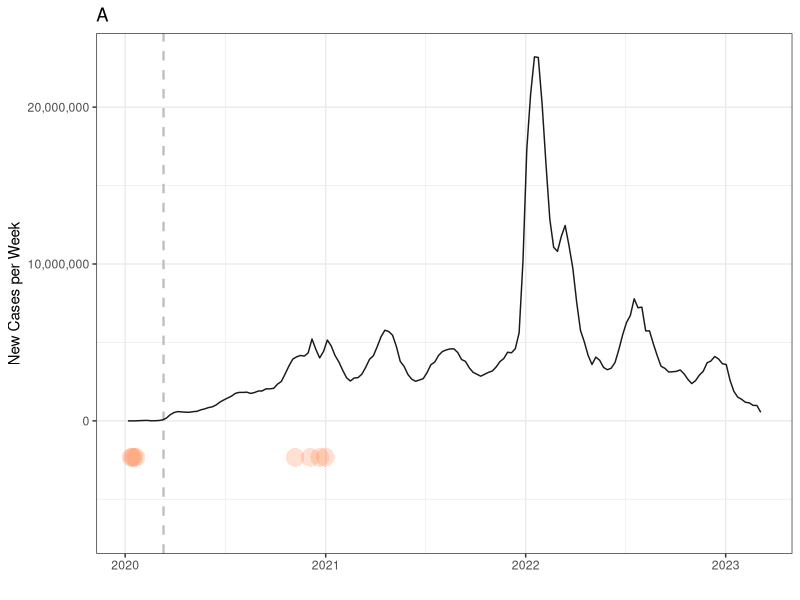
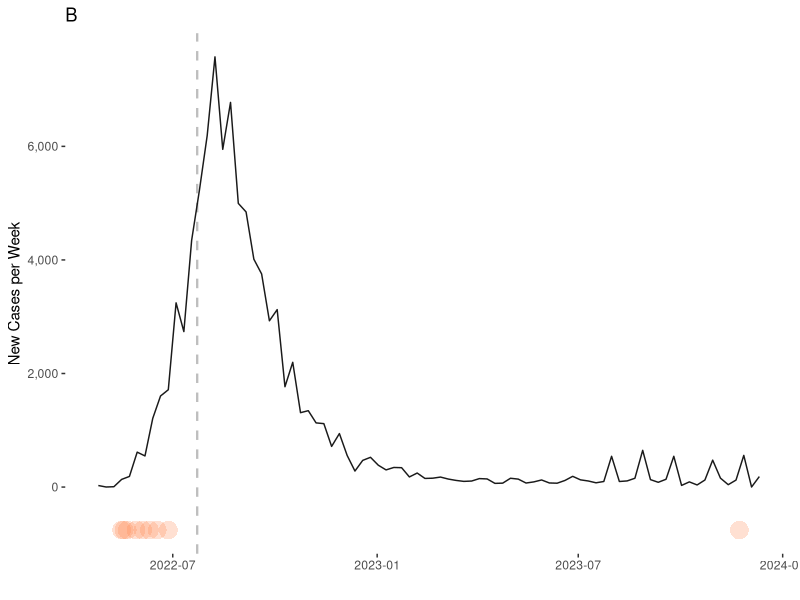
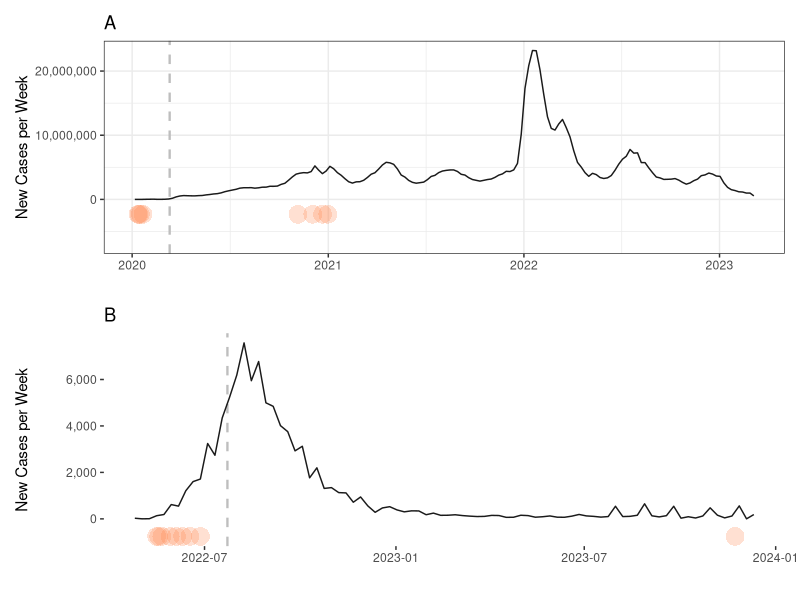

R code for these plots, in order:
library(readr)
library(ggplot2)
library(dplyr)
library(tidyverse)
library(lubridate)
library(patchwork)

##Load data
co.raw <- read.csv("mergeddonscovid.csv")
dompox.raw <- read.csv("dompox_curve.csv")

##Mutate to pull out the cases by week
co.raw$Date <- mdy(co.raw$Date)
co.raw %>% 
  mutate(date = as.Date(Date)) %>% 
  group_by(week = isoweek(Date), year = isoyear(Date)) %>% 
  summarise(weekCases = sum(New)) -> codon

dompox.raw$date <- mdy(dompox.raw$date)
dompox.raw %>%
  mutate(date = as.Date(date)) %>%
  group_by(week =isoweek(date), year = isoyear(date)) %>%
  summarise(weekCases = sum(NewCases)) -> dompox

#Week calendar for duration of Mpox data
data.frame(date=seq(as.Date("2022/1/1"), as.Date("2023/12/31"), by="day")) %>% 
  mutate(week=isoweek(date),year=isoyear(date)) %>%
  group_by(year,week) %>% 
  summarise(weekdate=min(date)) -> week_calendar

#Week calendar for duration of Covid data
data.frame(date=seq(as.Date("2020/1/1"), as.Date("2023/12/31"), by="day")) %>%
  mutate(week=isoweek(date),year=isoyear(date)) %>%
  group_by(year,week) %>%
  summarise(weekdate=min(date)) -> week_calendar2

#Join week calendars with respective dataframes
codon %>%
  left_join(week_calendar2) -> codon
dompox %>%
  left_join(week_calendar) -> dompox

#Pull out the dates without applicable dons
noco <- co.raw[which(co.raw$DON!="NO"),] %>%
  mutate(Date = as.Date(Date))
nopox <- dompox.raw[which(dompox.raw$DON!="NO"),] %>%
  mutate(date. = as.Date(date))

#Pull out dates without SitReps for Covid
sit_rep_df <- co.raw[which(co.raw$SitRep!="NO"),] %>%
  mutate(Date = as.Date(Date))

##Covid figure
noco2 <- noco %>% filter(DON == "COVID")
A <- ggplot(codon, aes(x = weekdate, y = weekCases)) +
  theme_bw() + 
  geom_jitter(data = noco2,
             aes(x = as.Date(Date),
                 y = -0.1*max(codon$weekCases)),
             alpha = 0.25, 
             size = 6, 
             color = '#ff854fff', 
             shape = 16) +
  geom_vline(xintercept = as.numeric(as.Date("2020-03-11")), 
             color = "grey", 
             linetype = "dashed", 
             size = 0.8) +
  geom_line(color = "gray10") +
  labs(title = "A",
       x = "",
       y = "New Cases per Week") +
  theme(panel.background = element_blank(),
        legend.key = element_blank(),
        legend.position = "right") +
  labs(fill = "Reporting frequency",
       color = "DONS Topics") +
  scale_y_continuous(limits = c(-0.3*max(codon$weekCases), 1*max(codon$weekCases)),
                     #breaks = seq(from = 0, to = 25000000, by = 5000000),
                     labels = scales::comma_format()); A

nopox2 <- nopox %>% filter(DON == "MPOX")
#Mpox Figure
B <- ggplot(dompox, aes(x = weekdate, y = weekCases)) +
  geom_point(data = nopox2,
             aes(x = as.Date(date),
                 y = -0.1*max(dompox$weekCases)),
             alpha = 0.25, 
             size = 6, 
             color = '#ff854fff', 
             shape = 16) +
  geom_vline(xintercept = as.numeric(as.Date("2022-07-23")), 
             color = "grey", 
             linetype = "dashed", 
             size = 0.8) +
  geom_line(color = "gray10") +
  labs(title = "B",
       x = "",
       y = "New Cases per Week") +
  theme(panel.background = element_blank(),
        legend.key = element_blank(),
        legend.position = "right") +
  labs(color = "DONS Topics") +
  scale_y_continuous(limits = c(-0.1*max(dompox$weekCases), 1*max(dompox$weekCases)),
                     #breaks = seq(from = -2000, to = 8000 , by = 1000),
                     labels = scales::comma_format()); B

#Join em together
A / B
 
